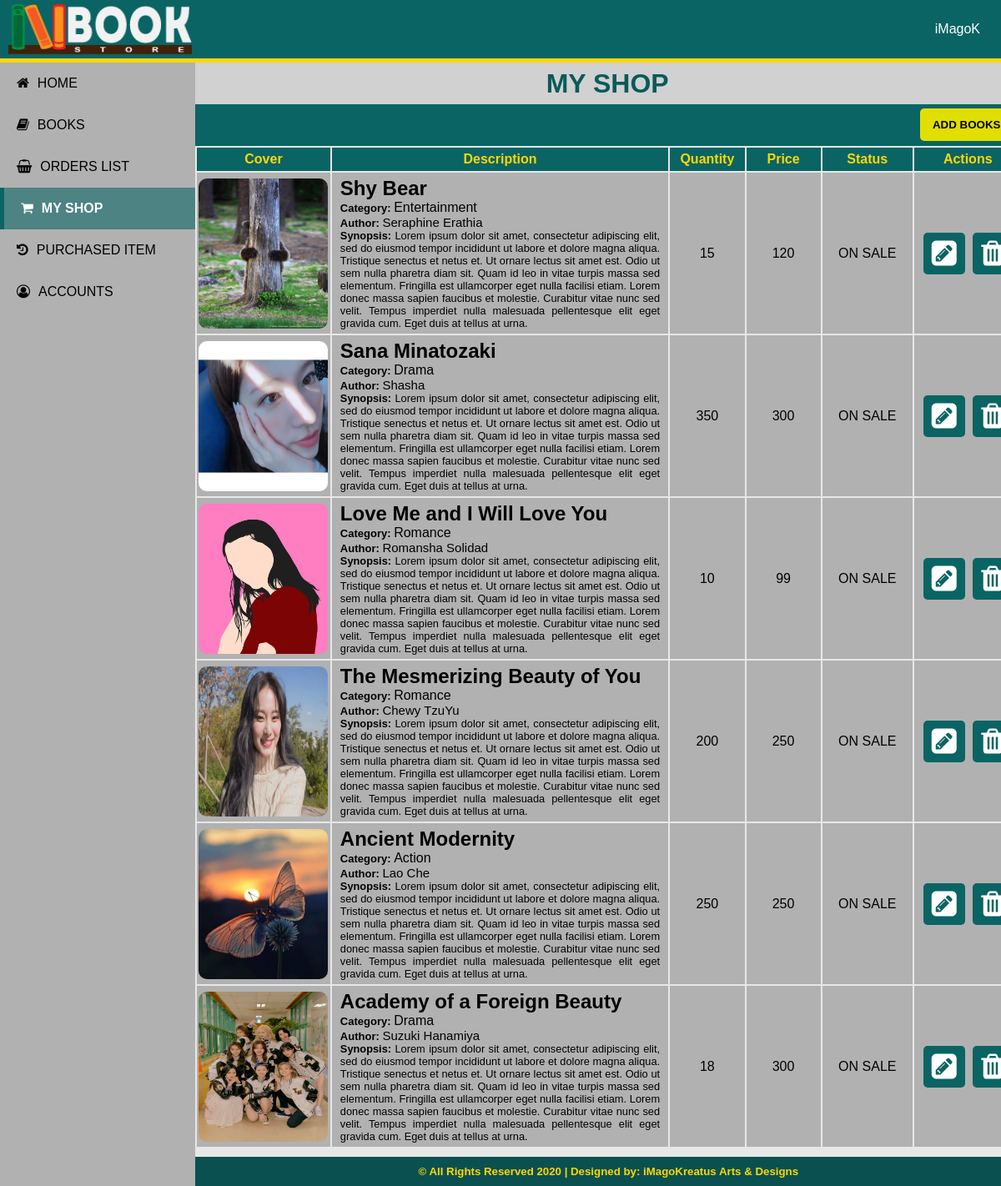
Screenshot of /users/myShop.php (signed in) with the database file from the repository.
### tables this page shows
CREATE TABLE `accounts` (
  `uid` int(11) NOT NULL,
  `first_name` varchar(50) NOT NULL,
  `last_name` varchar(50) NOT NULL,
  `address` varchar(150) NOT NULL,
  `contact` varchar(15) NOT NULL,
  `email` varchar(50) NOT NULL,
  `username` varchar(50) NOT NULL,
  `password` varchar(50) NOT NULL,
  `status` varchar(20) NOT NULL
);

CREATE TABLE `user_books` (
  `ub_BIDN` int(11) NOT NULL,
  `ub_Title` varchar(250) NOT NULL,
  `ub_Author` varchar(250) NOT NULL,
  `ub_Category` varchar(150) NOT NULL,
  `ub_Synopsis` text NOT NULL,
  `ub_Qty` int(20) NOT NULL,
  `ub_Price` int(20) NOT NULL,
  `ub_Status` varchar(50) NOT NULL,
  `ub_BCover` mediumblob NOT NULL,
  `ub_Seller` varchar(50) NOT NULL
);

CREATE TABLE `book_category` (
  `RefNo` int(11) NOT NULL,
  `Category` varchar(150) NOT NULL
);

### users/includes/dbController.php (called while the page is built, shortened)
<?php
    class DBController {
        private $host = "localhost";
        private $user = "root";
        private $pass = "";
        private $dbname = "nbook";
        private $conn;
        function __construct(){
            $this->conn=$this->connectDB();
        }
        function connectDB(){
            $conn = mysqli_connect($this->host, $this->user, $this->pass, $this->dbname);
            mysqli_set_charset($conn,"utf8");
            return $conn;
        }
        function runQuery($query){
            $result = mysqli_query($this->conn,$query);
            if($result){
            while ($row=mysqli_fetch_assoc($result)){
                $resultset[] = $row;
            }
            }
            if(!empty($resultset))
                return $resultset;
        }
    }
    ?>

### users/myShop.php (the view, shortened to what this page needs)
<?php
 include("config.php");
 extract($_SESSION);
		  $stmt_edit = $DB_con->prepare('SELECT * FROM accounts WHERE username =:username');
		$stmt_edit->execute(array(':username'=>$username));
		$edit_row = $stmt_edit->fetch(PDO::FETCH_ASSOC);
		extract($edit_row);
?>
<?php
	require_once("includes/dbconnect.php");
    $book = "SELECT ub_BIDN, ub_Title, ub_Author, Category, ub_Synopsis, ub_Qty, ub_Price, ub_Status, ub_BCover, ub_Seller FROM user_books as ub inner join book_category as bc on ub.ub_Category = bc.RefNo WHERE ub.ub_Seller='$username' AND ub.ub_Status='ON SALE' OR ub.ub_Seller='$username' AND ub.ub_Status='OUT OF STOCK' OR ub.ub_Seller='$username' AND ub.ub_Status='RESERVED' ORDER BY ub.ub_BIDN DESC";
    $result=mysqli_query($con,$book);
?>
<!DOCTYPE html>
<html lang="en">
<head>
    <link rel="stylesheet" href="../users/includes/style.css">
	<link href="https://stackpath.bootstrapcdn.com/font-awesome/4.7.0/css/font-awesome.min.css" rel="stylesheet" />
</head>
<body id="myShop">
    <?php include 'navbar-header.php'; ?>
	<?php $page = 'shop'; include 'sidebar.php'; ?>
	<?php include 'add_book.php'?>
	<?php include 'update_book.php'?>
    <div class="myShop-content">
    	<h1 style="text-align: center;background: #d1d1d1; line-height: 50px;color: rgb(10,90,90)">MY SHOP</h1>
    	<div class="myShop-content-actions">
			<button onclick="document.getElementById('adBook').style.display='block'">Add Books</button>
    	</div>
    	<div class="myShop-container">
			<div class="myShop-container-table">
    			<table id="shopTable">
    				<tr>
						<th style="width:150px;">Cover</th>
						<th style="width:400px;">Description</th>
						<th style="width:80px;">Quantity</th>
						<th style="width:80px;">Price</th>
						<th style="width:100px;">Status</th>
						<th style="width:120px;">Actions</th>
					</tr>
					<?php
						while($rows = mysqli_fetch_array($result)) {
							$bIDN = $rows['ub_BIDN'];
                            $bTitle = $rows['ub_Title'];
                            $bGenre = $rows['Category'];
							$bAuthor = $rows['ub_Author'];
							$bSynop = $rows['ub_Synopsis'];
                            $bQty = $rows['ub_Qty'];
							$bPrice = $rows['ub_Price'];
							$bStatus = $rows['ub_Status'];
                            $bCover = $rows['ub_BCover'];
					?>
					<tr>
						<td><div><img alt="Book Cover" style="width:155px; height:180px;margin-top: 5px;border-radius: 10px;" src="users/<?php echo $bCover?>"></div></td>
						<td style="padding: 5px 10px;">
							<h2 style="text-align: left;"><?php echo $bTitle ?></h2>
							<p style="text-align: left;"><strong style="font-size:13px">Category: </strong><?php echo $bGenre ?></p>
							<p style="text-align: left; font-size:15px;"><strong style="font-size:13px">Author: </strong><?php echo $bAuthor ?></p>
							<p class="bk-desc"><strong>Synopsis: </strong><?php echo $bSynop ?></p>
						</td>
						<td><?php echo $bQty ?></td>
						<td><?php echo $bPrice ?></td>
						<td><?php echo $bStatus ?></td>
						<td><button href="" onclick="document.getElementById('Upbook').style.display='block';document.getElementById('ubIDN').value='<?php echo $bIDN ?>';document.getElementById('ubTitle').value='<?php echo $bTitle ?>';document.getElementById('ubStatus').value='<?php echo $bStatus ?>';document.getElementById('ubPrice').value='<?php echo $bPrice ?>';document.getElementById('ubQty').value='<?php echo $bQty ?>'" style="border: none;cursor:pointer;"class="fa-btn"><i class="fa fa-pencil-square"></i></button>
						<button onclick="remove(<?php echo $bIDN ?>)" style="border: none;cursor:pointer;"class="fa-btn"><i class="fa fa-trash"></i></button>
						</td>
					</tr>
					<?php
						}
					?>
    			</table>
    		</div>
    	</div>
    	<div class="footer">
            <div class="footer-content">
                <h5>© All Rights Reserved 2020 | Designed by: <strong>iMagoKreatus Arts & Designs</strong></h5>
            </div>
        </div>
    </div>
</body>
</html>

### users/navbar-header.php (shortened to what this page needs)
<div class="header">
	<ul style="box-sizing: border-box;">
    	<li style="display: inline-table;"><img src="../assets/banner-light.png" style=" padding:5px; height: 60px;width: 220px; padding-left: 10px;"></li>
    	<li style="display: inline-table; float: right;margin-right: 10px;line-height: 70px;"><a onclick="myProfile()" class="dropbtn"><?php echo $username?></a>
            </li>
   	</ul>
</div>

### users/sidebar.php (shortened to what this page needs)
<div class="sidebar">
  <a class="<?php if($page=='home'){echo 'active';}?>" href="index.php"><i class="fa fa-home"></i><span>Home</span></a>
  <a class="<?php if($page=='books'){echo 'active';}?>" href="../users/books.php"><i class="fa fa-book"></i><span>Books</span></a>
  <a class="<?php if($page=='orders'){echo 'active';}?>" href="../users/orders.php"><i class="fa fa-shopping-basket"></i><span>Orders List</span></a>
  <a class="<?php if($page=='shop'){echo 'active';}?>" href="../users/myShop.php"><i class="fa fa-shopping-cart"></i><span>My Shop</span></a>
  <a class="<?php if($page=='logs'){echo 'active';}?>" href="../users/logs.php"><i class="fa fa-history"></i><span>Purchased Item</span></a>
  <a class="<?php if($page=='account'){echo 'active';}?>" href="../users/myAccount.php"><i class="fa fa-user-circle-o"></i><span>Accounts</span></a>
</div>

### users/add_book.php (shortened to what this page needs)
<?php
 include("config.php");
 extract($_SESSION);
		$stmt_edit = $DB_con->prepare('SELECT * FROM accounts WHERE `username` =:username');
		$stmt_edit->execute(array(':username'=>$username));
		$edit_row = $stmt_edit->fetch(PDO::FETCH_ASSOC);
		extract($edit_row);
		?>
    <?php
        require_once("includes/dbController.php");
        $db_handle = new DBController();
        $query = "SELECT * FROM book_category";
        $results = $db_handle->runQuery ($query);
    ?>
<!DOCTYPE html>
<html lang="en">
<body>
    </body>
</html>

### users/update_book.php (shortened to what this page needs)
<!DOCTYPE html>
<html lang="en">
<body>
    </body>
</html>

### users/includes/style.css (style rules this page uses)
* { margin: 0; padding: 0; font-family: Arial, Helvetica, sans-serif; }
.header { background: rgb(10,100,100); height: 70px; position: sticky; position: fixed; width: 100%; top: 0; z-index: 99; }
.header ul { box-sizing: border-box; }
#myShop { background-color: #e7e7e7; margin-top: 75px; }
#myShop .myShop-content { margin-left: 232px; width: 82.7%; height: 600px; }
.myShop-content .myShop-content-actions { background: rgb(10,100,100); height: 40px; padding: 5px 10px; text-align: right; }
.myShop-content .myShop-content-actions button { border: none; padding: 12px 15px; border-radius: 5px; background: rgb(225,223,0); font-weight: bold; text-transform: uppercase; cursor: pointer; }
.myShop-content .myShop-container { height: auto; min-height: 80vh; }
.fa-btn { font-size: 35px; line-height: 40px; padding: 5px 10px; color: #ffffff; border-radius: 5px; background: rgb(10, 100, 100); }
.fa-btn + .fa-btn { margin-left: 5px; }
#shopTable { margin: 0 2px; text-align: center; width: 100%; }
#shopTable tr th { background: rgb(10,100,100); padding: 5px; color: gold; }
#shopTable tr { background: #b1b1b1; border-bottom: 1px solid #000; margin-bottom: 20px; }
#shopTable tr .bk-desc { text-align: justify; font-size: 0.8em; }
.footer { text-align: center; }
.footer-content { width: 98.2%; padding: 10px; background: rgb(10,80,80); margin-top: 10px; color: gold; }

### users/navbar-header.php (style rules this page uses)
.header { background: rgb(10,100,100); height: 70px; position: sticky; position: fixed; width: 100%; top: 0; z-index: 99; border-bottom: 5px solid gold; }
.header ul li a { text-decoration: none; padding: 15px 15px; }
.dropbtn { color: white; cursor: pointer; }

### users/sidebar.php (style rules this page uses)
.sidebar { background: #b1b1b1; margin-top: 0px; position: fixed; left: 0; top: 75px; width: 234px; height: 100%; transition: 0.5s; transition-property: left; font-family: gotham, arial; text-transform: uppercase; }
.sidebar a { color: #000; display: block; width: 100%; line-height: 50px; text-decoration: none; padding-left: 20px; box-sizing: border-box; transition: 0.5s; transition-property: background; }
.sidebar a.active { background-color: rgba(10,100,100,0.6); border-left:5px solid rgba(10,100,100,1); color: #fff; font-weight: bold; }
.sidebar i { padding-right: 10px; }

### rows the page displays
accounts: username "iMagoK"
user_books: ub_BCover (picture), ub_Title "Shy Bear", book_category.Category "Entertainment", ub_Author "Seraphine Erathia", ub_Synopsis "Lorem ipsum dolor sit amet, consectetur adipiscing elit, sed do eiusmod tempor incididunt ut labore et dolore magna aliqua. Tristique senectus et netus et. Ut ornare lectus sit amet est. Odio ut sem nulla pharetra diam sit. Quam id leo in vitae turpis massa sed elementum. Fringilla est ullamcorper eget nulla facilisi etiam. Lorem donec massa sapien faucibus et molestie. Curabitur vitae nunc sed velit. Tempus imperdiet nulla malesuada pellentesque elit eget gravida cum. Eget duis at tellus at urna.", ub_Qty "15", ub_Price "120", ub_Status "ON SALE"
user_books: ub_BCover (picture), ub_Title "Sana Minatozaki", book_category.Category "Drama", ub_Author "Shasha", ub_Synopsis "Lorem ipsum dolor sit amet, consectetur adipiscing elit, sed do eiusmod tempor incididunt ut labore et dolore magna aliqua. Tristique senectus et netus et. Ut ornare lectus sit amet est. Odio ut sem nulla pharetra diam sit. Quam id leo in vitae turpis massa sed elementum. Fringilla est ullamcorper eget nulla facilisi etiam. Lorem donec massa sapien faucibus et molestie. Curabitur vitae nunc sed velit. Tempus imperdiet nulla malesuada pellentesque elit eget gravida cum. Eget duis at tellus at urna.", ub_Qty "350", ub_Price "300", ub_Status "ON SALE"
user_books: ub_BCover (picture), ub_Title "Love Me and I Will Love You", book_category.Category "Romance", ub_Author "Romansha Solidad", ub_Synopsis "Lorem ipsum dolor sit amet, consectetur adipiscing elit, sed do eiusmod tempor incididunt ut labore et dolore magna aliqua. Tristique senectus et netus et. Ut ornare lectus sit amet est. Odio ut sem nulla pharetra diam sit. Quam id leo in vitae turpis massa sed elementum. Fringilla est ullamcorper eget nulla facilisi etiam. Lorem donec massa sapien faucibus et molestie. Curabitur vitae nunc sed velit. Tempus imperdiet nulla malesuada pellentesque elit eget gravida cum. Eget duis at tellus at urna.", ub_Qty "10", ub_Price "99", ub_Status "ON SALE"
user_books: ub_BCover (picture), ub_Title "The Mesmerizing Beauty of You", book_category.Category "Romance", ub_Author "Chewy TzuYu", ub_Synopsis "Lorem ipsum dolor sit amet, consectetur adipiscing elit, sed do eiusmod tempor incididunt ut labore et dolore magna aliqua. Tristique senectus et netus et. Ut ornare lectus sit amet est. Odio ut sem nulla pharetra diam sit. Quam id leo in vitae turpis massa sed elementum. Fringilla est ullamcorper eget nulla facilisi etiam. Lorem donec massa sapien faucibus et molestie. Curabitur vitae nunc sed velit. Tempus imperdiet nulla malesuada pellentesque elit eget gravida cum. Eget duis at tellus at urna.", ub_Qty "200", ub_Price "250", ub_Status "ON SALE"
user_books: ub_BCover (picture), ub_Title "Ancient Modernity", book_category.Category "Action", ub_Author "Lao Che", ub_Synopsis "Lorem ipsum dolor sit amet, consectetur adipiscing elit, sed do eiusmod tempor incididunt ut labore et dolore magna aliqua. Tristique senectus et netus et. Ut ornare lectus sit amet est. Odio ut sem nulla pharetra diam sit. Quam id leo in vitae turpis massa sed elementum. Fringilla est ullamcorper eget nulla facilisi etiam. Lorem donec massa sapien faucibus et molestie. Curabitur vitae nunc sed velit. Tempus imperdiet nulla malesuada pellentesque elit eget gravida cum. Eget duis at tellus at urna.", ub_Qty "250", ub_Price "250", ub_Status "ON SALE"
user_books: ub_BCover (picture), ub_Title "Academy of a Foreign Beauty", book_category.Category "Drama", ub_Author "Suzuki Hanamiya", ub_Synopsis "Lorem ipsum dolor sit amet, consectetur adipiscing elit, sed do eiusmod tempor incididunt ut labore et dolore magna aliqua. Tristique senectus et netus et. Ut ornare lectus sit amet est. Odio ut sem nulla pharetra diam sit. Quam id leo in vitae turpis massa sed elementum. Fringilla est ullamcorper eget nulla facilisi etiam. Lorem donec massa sapien faucibus et molestie. Curabitur vitae nunc sed velit. Tempus imperdiet nulla malesuada pellentesque elit eget gravida cum. Eget duis at tellus at urna.", ub_Qty "18", ub_Price "300", ub_Status "ON SALE"
